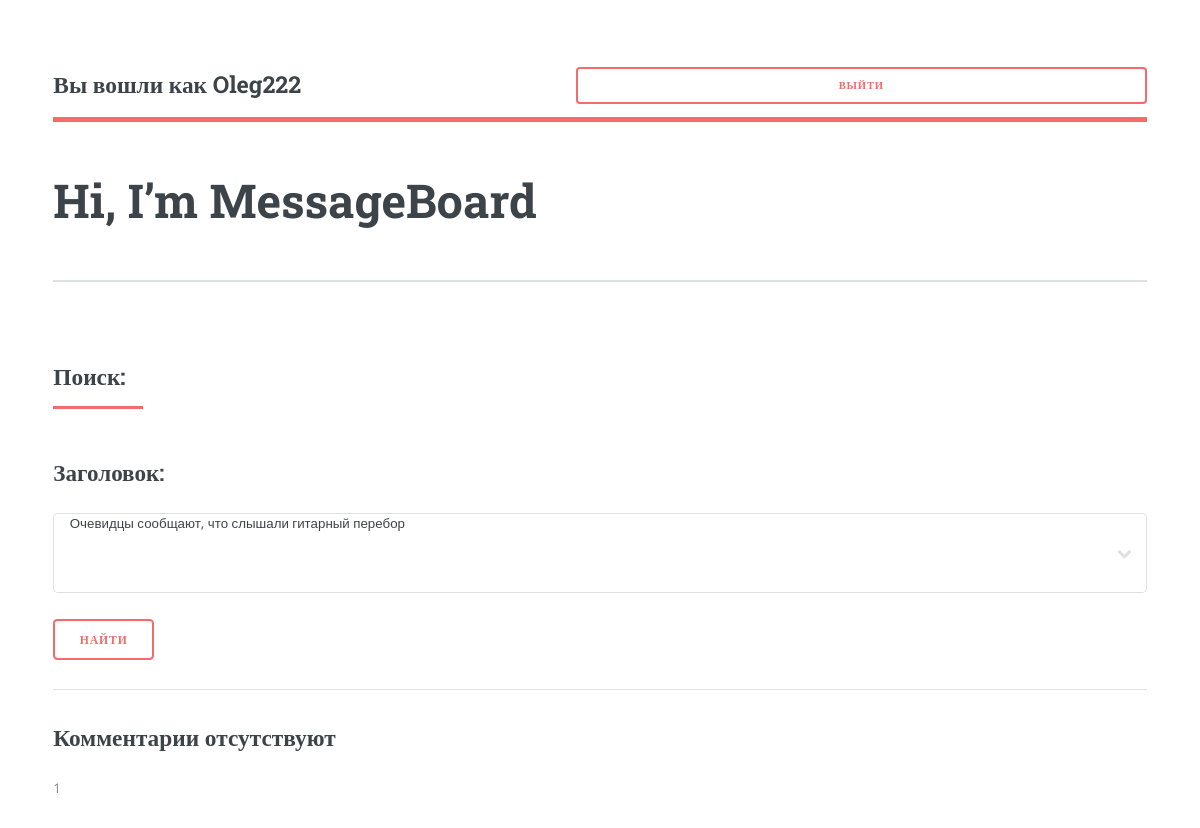
Page /profile/replies/ (signed in) on the earlier database version.
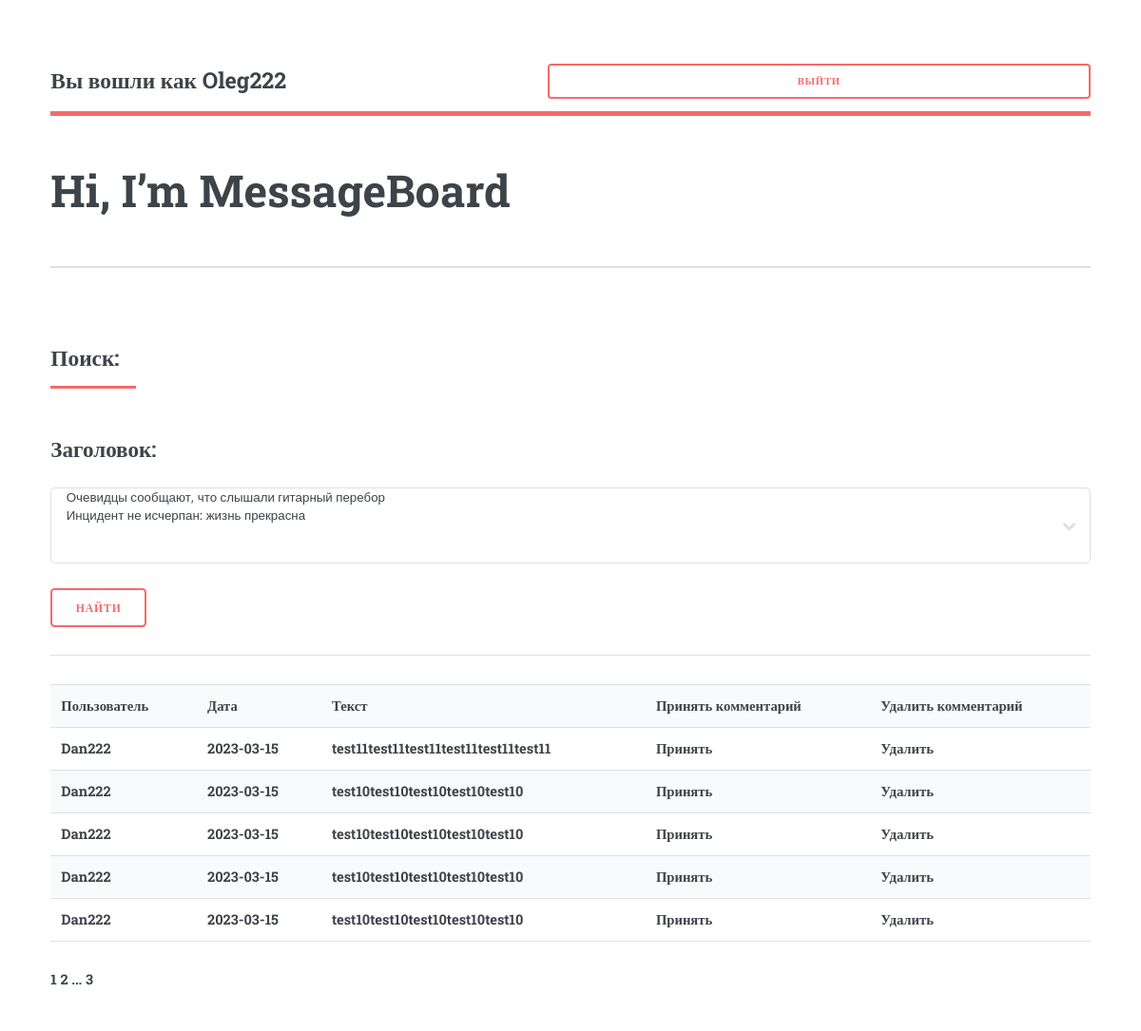
Same page on the later database version.
### board/models.py (models this page shows, shortened)
class Feedback(models.Model):
    user = models.ForeignKey(User, on_delete=models.CASCADE, verbose_name='Пользователь')
    message = models.CharField(max_length=700, verbose_name='Комментарий')
    post = models.ForeignKey(Post, on_delete=models.CASCADE)
    message_date = models.DateTimeField(auto_now_add=True)
    accept = models.BooleanField(default=False, verbose_name='Комментарий принят автором')
    def get_message_date(self):
        return self.message_date.strftime('%Y-%m-%d')
    def get_feedmaster(self):
        return self.user.username

### board/views.py (the view)
# urls.py: path('profile/replies/', FeedPost.as_view(), name='feed_post'),
class FeedPost(LoginRequiredMixin, ListView):
    queryset = Feedback.objects.all().order_by('-message_date')
    template_name = 'feed_post.html'
    context_object_name = 'feeds'
    paginate_by = 5
    def get_queryset(self):
        queryset = super().get_queryset().select_related('post').filter(post__author=self.request.user)
        self.filterset = FeedFilter(self.request.GET, queryset, request=self.request)
        return self.filterset.qs
    def get_context_data(self, *args, **kwargs):
        context = super().get_context_data(**kwargs)
        context['filterset'] = self.filterset
        return context

### board/filters.py (called while the page is built)
def get_post_queryset(request):
    queryset = Post.objects.filter(author=request.user)
    return queryset

### board/models.py (called while the page is built)
    def __str__(self):
        return f'{self.title}'

### board/templatetags/custom_tags.py (called while the page is built)
@register.simple_tag(takes_context=True)
def url_replace(context, **kwargs):
    d = context['request'].GET.copy()
    for k, v in kwargs.items():
        d[k] = v
    return d.urlencode()

### templates/feed_post.html (shortened to what this page needs)
{% extends 'flatpages/default.html'%}
{% load custom_tags %}
{% block title %}
<h2>Поиск:</h2>
{% endblock title %}
{% block content %}
<form action="" method="get">
    <h2>{{ filterset.form.as_table }}</h2>
       <input type="submit" value="Найти" />
</form>
<hr>
    {% if feeds %}
        <table>
            <tr><b>
                <td>Пользователь</td>
                <td>Дата</td>
                <td>Текст</td>
                <td>Принять комментарий</td>
                <td>Удалить комментарий</td>
            </b></tr>
            {% for feed in feeds %}
            <tr>
                <td>{{ feed.get_feedmaster }}</td>
                <td>{{ feed.get_message_date }}</td>
                <td>{{ feed.message }}</td>
                <td><a href="update/{{ feed.id }}">Принять</a></td>
                <td><a href="delete/{{ feed.id }}">Удалить</a></td>
            </tr>
            {% endfor %}
        </table>
    {% else %}
        <h2>Комментарии отсутствуют</h2>
    {% endif %}
   {{ page_obj.number }}
   {% if page_obj.has_next %}
       <a href="?{% url_replace page=page_obj.next_page_number %}">{{ page_obj.next_page_number }}</a>
       {% if paginator.num_pages != page_obj.next_page_number %}
           ...
           <a href="?{% url_replace page=page_obj.paginator.num_pages %}">{{ page_obj.paginator.num_pages }}</a>
       {% endif %}
   {% endif %}
{% endblock content %}

### templates/flatpages/default.html (shortened to what this page needs)
<!DOCTYPE HTML>
<html>
	<head>
		{% load static %}
		<link rel="stylesheet" href="{% static 'css/main.css' %}"/>
	</head>
	<body class="is-preload">
			<div id="wrapper">
					<div id="main">
						<div class="inner">
								<header id="header">
							{% if user.is_authenticated %}
									<h2>Вы вошли как {{ user.username }}</h2><br>
							<a href="{% url 'logout'%}?next=/posts/" class="button">Выйти</a>
							{% else %}
							<a href="{% url 'login'%}?next={{request.path}}" class="button">Войти</a>
							<a href="{% url 'signup'%}?next={{request.path}}" class="button" >Зарегистрироваться</a>
									{% endif %}
								</header>
								<section id="banner">
									<div class="content">
										<header>
											<h1>Hi, I’m MessageBoard</h1>
										</header>
									</div>
								</section>
								<section>
									<header class="major">
										<h2>{% block title %} {% endblock title %}</h2>
									</header>
											<div class="col-6 col-12-medium">
												<h4>{% block content %} {% endblock content %}</h4>
											</div>
								</section>
						</div>
					</div>
			</div>
	</body>
</html>

Differences in the rows shown:
added Feedback: get_feedmaster "Dan222", get_message_date "2023-03-15", message "test11test11test11test11test11test11"
added Feedback: get_feedmaster "Dan222", get_message_date "2023-03-15", message "test10test10test10test10test10"
added Feedback: get_feedmaster "Dan222", get_message_date "2023-03-15", message "test10test10test10test10test10"
added Feedback: get_feedmaster "Dan222", get_message_date "2023-03-15", message "test10test10test10test10test10"
added Feedback: get_feedmaster "Dan222", get_message_date "2023-03-15", message "test10test10test10test10test10"
Other differences:
form field feedpost: "Очевидцы сообщают, что слышали гитарный перебор" → "Очевидцы сообщают, что слышали гитарный перебор / Инцидент не исчерпан: жизнь прекрасна"
{{ page_obj.next_page_number }}: (not shown) → "2"
{{ page_obj.paginator.num_pages }}: (not shown) → "3"
text no longer shown: "Комментарии отсутствуют"
text now shown: "Пользователь Дата Текст Принять комментарий Удалить комментарий ..."
